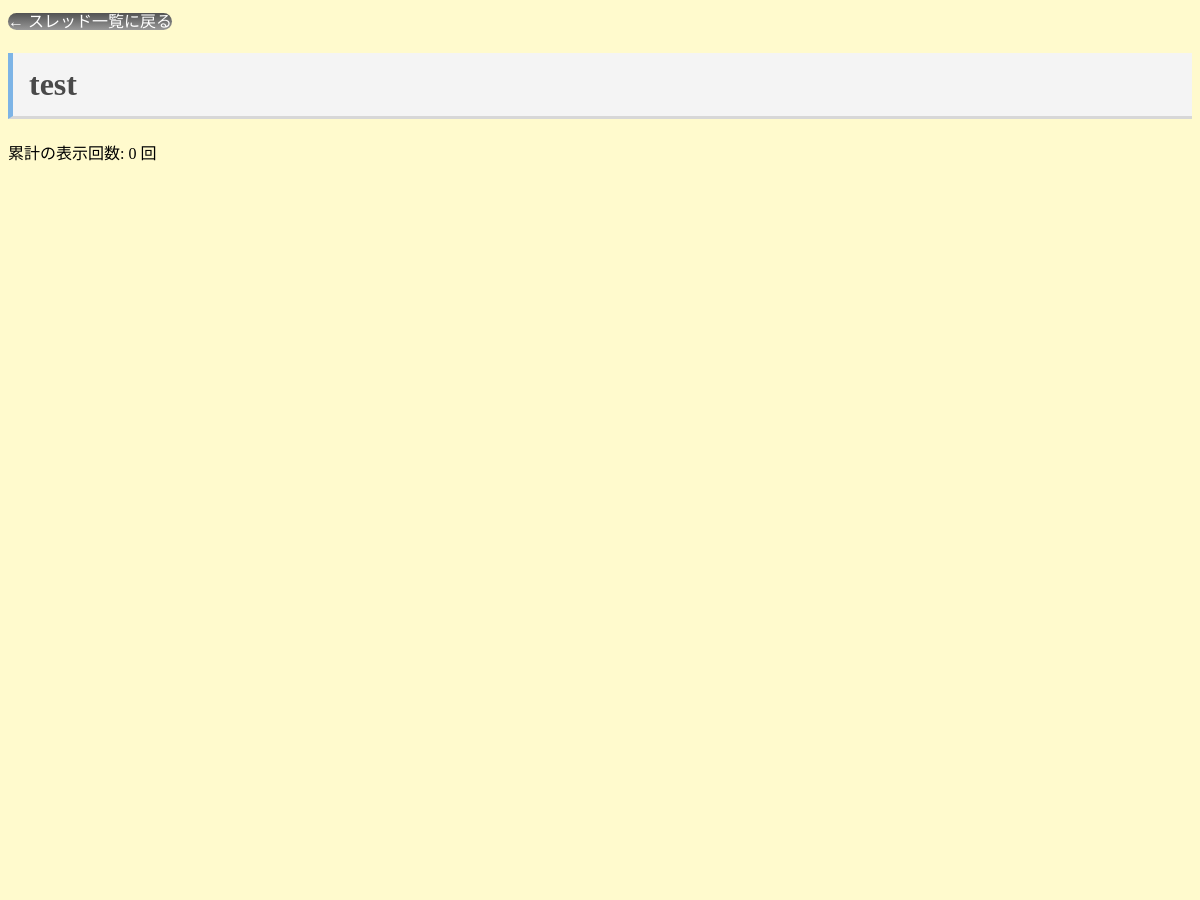
The app's page /thread/1 (upper part), older data.
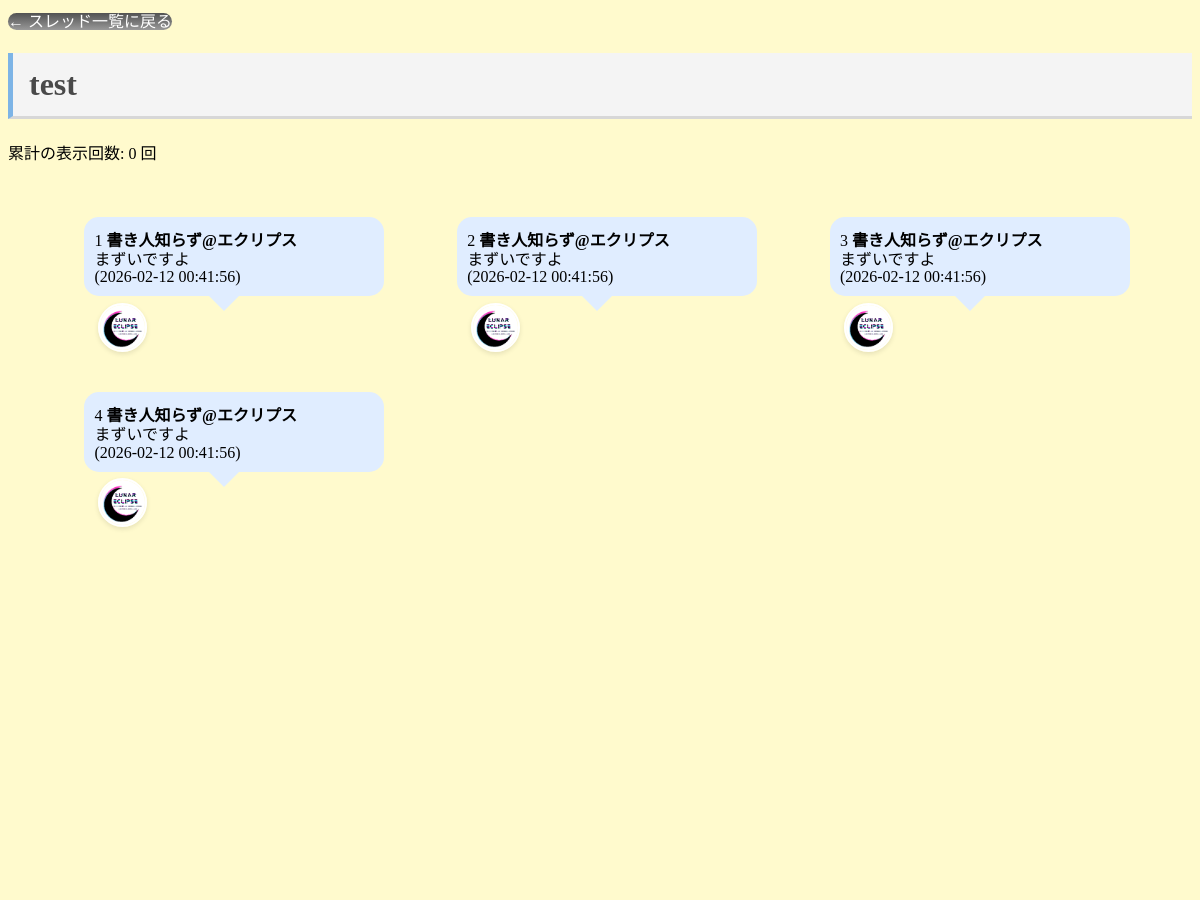
The same page, newer data.
### tables this page shows
CREATE TABLE threads (id INTEGER PRIMARY KEY, title TEXT, created_at TEXT);

CREATE TABLE posts (id INTEGER PRIMARY KEY, thread_id INTEGER, name TEXT, message TEXT, created_at TEXT);

### app.py (the view, shortened to what this page needs)
@app.route("/thread/<int:thread_id>", methods=["GET", "POST"])
def thread(thread_id):
    db = get_db()
    c = db.cursor()
    c.execute("SELECT id, title FROM threads WHERE id=?", (thread_id,))
    thread_data = c.fetchone()
    c.execute("SELECT id, icon_url, name, message, created_at FROM posts WHERE thread_id=? ORDER BY id ASC", (thread_id,))
    rows = c.fetchall()
    posts_with_numbers = []
    for i, p in enumerate(rows):
        posts_with_numbers.append({
            "num": i + 1,
            "id": p["id"],
            "name": p["name"],
            "message": p["message"],
            "created_at": p["created_at"],
            "icon_url": p["icon_url"] # DBから取得したアイコンURL
        })
    theme = request.cookies.get("theme", "d")
    return render_template(
        "thread.html",
        thread=thread_data,
        theme=theme,
        posts=posts_with_numbers,
        thread_id=thread_id
    )

### app.py (called while the page is built)
def get_db():
    db = getattr(g, "_database", None)
    if db is None:
        db = g._database = sqlite3.connect(DATABASE)
        db.row_factory = sqlite3.Row
    return db

@app.teardown_appcontext
def close_connection(exception):
    db = getattr(g, "_database", None)
    if db is not None:
        db.close()

@app.before_request
def rate_limit():
    if request.endpoint in ("new_thread", "thread") and request.method == "POST":
        ip = request.remote_addr
        now = datetime.now()
        if ip in last_posts and now - last_posts[ip] < timedelta(seconds=40):
             abort(429)
        last_posts[ip] = now

@app.before_request
def ensure_theme_cookie():
    theme = request.cookies.get("theme")
    user_agent = request.headers.get("User-Agent", "").lower()
    if theme is None:
        if "iphone" in user_agent or "android" in user_agent:
            g.set_default_theme = "theme-s"
        else:
            g.set_default_theme = "d"

@app.after_request
def apply_theme_cookie(response):
    if getattr(g, "set_default_theme", None):
        response.set_cookie("theme", g.set_default_theme, max_age=60*60*24*30)
    return response

def convert_image_urls(text):
    img_regex = r'(https?://[^\s]+?\.(?:jpg|jpeg|png|gif|bmp|webp))'
    def repl(match):
        url = match.group(1)
        return f'<img src="{url}" height="120" alt="image">'
    return Markup(re.sub(img_regex, repl, text))

### templates/thread.html (shortened to what this page needs)
<!DOCTYPE html>
<html lang="ja">
<head>
</head>
<body>
<a href="/" class="am" id="top">← スレッド一覧に戻る</a>
<h1>{{ thread[1] }}</h1>
<p>累計の表示回数: <span id="onlineCount">0</span> 回</p>
<ul id="posts">
  {% for post in posts %}
<div class="akys">
  <li class="post-container">
<div class="color-box" id="{{ post.num }}">
      {{ post.num }} <b>{{ post.name | safe }}</b>
      <div class="htn">{{ post.message | imgify }}</div>
      <span>({{ post.created_at }})</span>
    </div>
  </li>
<br>
<img src="{{ post.icon_url if post.icon_url else '/static/default_icon.png' }}" class="user-icon" style="margin-top: -30px; margin-left: 50px;">
</div>
  {% endfor %}
</ul>
<br>
<br>
<br>
<br>
<br>
<br>
<br>
<br>
<br>
<br>
<br>
<br>
<br>
<br>
<br>
<br>
<br>
<br>
<br>
<br>
<br>
<br>
<br>
<br>
<br>
<br>
<br>
<br>
<br>
<br>
<br>
<br>
<br>
<br>
<br>
<br>
<br>
<br>
<br>
<br>
<br>
<br>
<br>
<br>
<br>
<br>
<br>
<br>
<br>
<br>
<br>
<br>
<br>
<br>
<br>
<br>
<br>
<br>
<br>
<br>
<br>
<br>
<br>
<br>
<br>
<br>
<br>
<br>
<br>
<br>
<br>
<br>
<br>
<br>
<br>
<br>
<br>
<br>
<br>
<br>
<br>
<br>
<br>
<br>
<br>
<br>
<br>
<br>
<br>
<br>
<br>
<br>
<br>
<br>
<br>
<br>
<br>
<br>
<br>
<br>
<br>
<br>
<br>
<br>
<br>
<br>
<br>
<br>
<br>
<br>
<br>
<br>
<br>
<br>
<br>
<br>
<br>
<br>
<br>
<br>
<br>
<br>
<br>
<br>
<br>
<br>
<br>
<br>
<br>
<br>
<br>
<br>
<br>
<br>
<br>
<br>
<br>
<br>
<br>
<br>
<br>
<br>
<br>
<br>
<br>
<br>
<br>
<br>
<br>
<br>
<br>
<br>
<br>
<br>
<br>
<br>
<br>
<br>
<br>
<br>
<br>
<br>
<br>
<br>
<br>
<br>
<br>
<br>
<br>
<br>
<br>
<br>
<br>
<br>
<br>
<br>
<br>
<br>
<br>
<br>
<br>
<br>
<br>
<br>
<br>
<br>
<br>
<br>
<br>
<br>
<br>
<br>
<br>
<br>
<br>
<br>
<br>
<br>
<br>
<br>
<br>
<br>
<br>
<br>
<br>
<br>
<br>
<br>
<br>
<br>
<br>
<br>
<br>
<br>
<br>
<br>
<br>
<br>
<br>
<br>
<br>
<br>
<br>
<br>
<br>
<br>
<br>
<br>
<br>
<br>
<br>
<br>
<br>
<br>
<br>
<br>
<br>
<br>
<br>
<br>
<br>
<br>
<br>
<br>
<br>
<br>
<br>
<br>
<br>
<br>
<br>
<br>
<br>
<br>
<br>
<br>
<br>
<br>
<br>
<br>
</body>
</html>

### templates/thread.html (style rules this page uses)
.user-icon { width: 45px; height: 45px; border-radius: 50%; object-fit: cover; border: 2px solid white; box-shadow: 0 2px 5px rgba(0,0,0,0.1); pointer-events: none; -webkit-touch-callout: none; margin-top: 6px; margin-left: 25px; }
.htn { font-family: "Saitamaar", "MS PGothic", "ＭＳ Ｐゴシック", sans-serif !important; white-space: pre; font-size: 16px; line-height: 1.1; }
h1 { padding: 0.4em 0.5em; color: #494949; background: #f4f4f4; border-left: solid 5px #7db4e6; border-bottom: solid 3px #d7d7d7; }
a { text-decoration: none; color: #000000; }
.am { background-image: linear-gradient(0deg, #ffffff, #999999 0%, #525252); color: white; border-radius: 10px; }
.color-box { min-width: 280px; max-width: 100%; position: relative; background-color: var(--box-color, #e0edff); padding: 10px; border-radius: 15px; position: relative; max-width: 80%; --after-color: hsl(291, 67%, 73%); }
.akys { min-width: 360px; max-width: 100%; float:left; }
.color-box:before { content: ""; position: absolute; top: 100%; left: 50%; margin-left: -25px; border: 15px solid transparent; border-top: 15px solid var(--box-color, #e0edff); }
li { position: relative; padding: 0.4em; border-radius: 0.5em; margin: 30px; display: inline-block; }
body { background-color: #fffacd; }

Row changes from the older to the newer data that the page shows:
added posts: num "1", name "書き人知らず@エクリプス", message|imgify "まずいですよ", created_at "2026-02-12 00:41:56"
added posts: num "2", name "書き人知らず@エクリプス", message|imgify "まずいですよ", created_at "2026-02-12 00:41:56"
added posts: num "3", name "書き人知らず@エクリプス", message|imgify "まずいですよ", created_at "2026-02-12 00:41:56"
added posts: num "4", name "書き人知らず@エクリプス", message|imgify "まずいですよ", created_at "2026-02-12 00:41:56"
